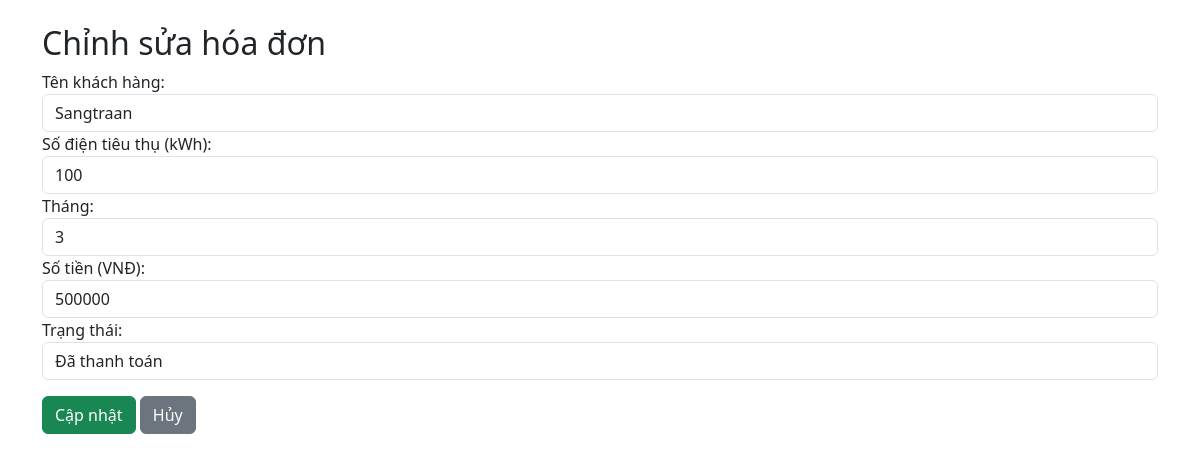
Page /edit/2 on the committed database.
### tables this page shows
CREATE TABLE bills (
                id INTEGER PRIMARY KEY AUTOINCREMENT,
                customer_name TEXT NOT NULL,
                electric_usage INTEGER NOT NULL,
                month TEXT NOT NULL,
                amount INTEGER NOT NULL,
                status TEXT NOT NULL
            );

### app.py (the view, shortened to what this page needs)
@app.route("/edit/<int:bill_id>", methods=["GET", "POST"])
def edit_bill(bill_id):
    db = get_db()
    bill = db.execute("SELECT * FROM bills WHERE id = ?", (bill_id,)).fetchone()
    if not bill:
        return "Hóa đơn không tồn tại!", 404
    return render_template("edit_bill.html", bill=bill)

### app.py (called while the page is built)
def get_db():
    db = getattr(g, '_database', None)
    if db is None:
        db = g._database = sqlite3.connect(DATABASE)
        db.row_factory = sqlite3.Row
    return db

@app.teardown_appcontext
def close_connection(exception):
    db = getattr(g, '_database', None)
    if db is not None:
        db.close()

### templates/edit_bill.html (shortened to what this page needs)
<!DOCTYPE html>
<html lang="vi">
<head>
    <link rel="stylesheet" href="https://cdn.jsdelivr.net/npm/bootstrap@5.3.0/dist/css/bootstrap.min.css">
</head>
<body class="container mt-4">
    <h2>Chỉnh sửa hóa đơn</h2>
    <form method="POST">
        <label>Tên khách hàng:</label>
        <input type="text" name="customer_name" class="form-control" value="{{ bill.customer_name }}" required>
        <label>Số điện tiêu thụ (kWh):</label>
        <input type="number" name="electric_usage" class="form-control" value="{{ bill.electric_usage }}" required>
        <label>Tháng:</label>
<select name="month" class="form-control">
    {% for i in range(1, 13) %}
        <option value="{{ i }}" {% if bill.month|string == i|string %}selected{% endif %}>{{ i }}</option>
    {% endfor %}
</select>
        <label>Số tiền (VNĐ):</label>
        <input type="number" name="amount" class="form-control" value="{{ bill.amount }}" required>
        <label>Trạng thái:</label>
        <select name="status" class="form-control">
            <option value="Đã thanh toán" {% if bill.status == "Đã thanh toán" %}selected{% endif %}>Đã thanh toán</option>
        </select>
        <button type="submit" class="btn btn-success mt-3">Cập nhật</button>
        <a href="{{ url_for('index') }}" class="btn btn-secondary mt-3">Hủy</a>
    </form>
</body>
</html>

### rows in the picture
bills: customer_name "Sangtraan", electric_usage "100", month "3", amount "500000", status "Đã thanh toán"
